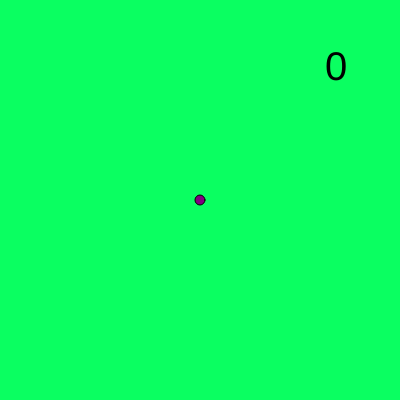
Frame 1 (no input)
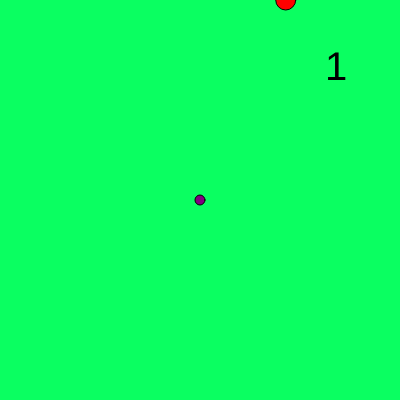
Frame 60 (no input)
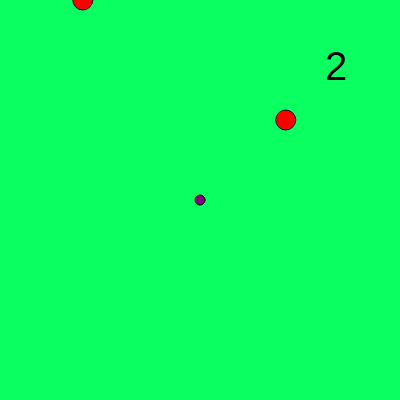
Frame 120 (the mouse pressed at the canvas centre since frame 60)

The p5.js sketch that drew these frames (run headless with seeded random() and noise() and a simulated clock; from frame 60 on, the mouse is pressed at the canvas centre):

// p5.js sketch
// ── sketch.js
let life = 1
let me;
let obstacle1 = [];
let obstacle2 = [];
let obstacle3 = [];
let time = 0

function setup(){
 createCanvas(400,400)
 me = new Avatar(width/2,height/2,4)
}

function draw(){
  background(10,260,97)
  me.drawMe();
  me.moveMe();
  if (frameCount % 60 == 0){
    time = time + 1
  }
textSize(40)
fill("black")
  text(time,325,80)

//  if (life = 0) {
//    console.log
//  }
  if (life <= 0) {
    fill("red")
    rect(0,0/2,400,400)
    textSize(32);
    fill("black")
    text('GAME OVER', 100,100)
    text('RELOAD TO',100,200)
    text('PLAY AGAIN',100,300)
    textSize(40)
    fill("black")
      text(time,325,80)
  }

  if (frameCount > 0) {
    if (frameCount % 60 == 0) {
        let  f = new Obstacle1(random(0,400), 0, 1);
        obstacle1.push(f);
      }
    for (let i = 0; i < obstacle1.length; i++) {
    	    obstacle1[i].drawObstacle();
       	  obstacle1[i].moveObstacle();
        	obstacle1[i].damageMe();
      }
     if (frameCount < 0){
      return
    }
  }
  if (frameCount > 420) {
    if (frameCount % 240 == 0) {
      let b = new Obstacle2(0,random(20,330, 1));
      obstacle2.push(b);
    }
    for (let i=0; i < obstacle2.length; i++) {
      obstacle2[i].drawObstacle2();
      obstacle2[i].moveObstacle2();
      obstacle2[i].damageMe2();
  }
     if (frameCount < 420){
     return
    }
}
if (frameCount > 1200){
  if (frameCount % 30 == 0) {
    let u = new Obstacle3(random(0,400),400, 1);
    obstacle3.push(u);
  }
  for (let i=0; i < obstacle3.length; i++) {
    obstacle3[i].drawObstacle3();
    obstacle3[i].moveObstacle3();
    obstacle3[i].damageMe3();
  }
  if (frameCount < 1200){
  return
  }
}
}
class Avatar {
  constructor(x, y, speed){
  this.x = x;
  this.y = y;
  this.speed = speed;
  }

  drawMe(){
  strokeWeight(1)
  fill("purple")
  ellipse(this.x,this.y,10,10);
  }

  moveMe(){
    if (keyIsDown(UP_ARROW)) {
      if (me.y - me.speed > 0){
       me.y -= me.speed;
     }
    }
    if (keyIsDown(DOWN_ARROW)) {
      if (me.y + me.speed < 400){
        me.y += me.speed;
      }
    }
    if (keyIsDown(LEFT_ARROW)) {
      if (me.x - me.speed > 0){
      this.x -= this.speed;
      }
    }
    if (keyIsDown(RIGHT_ARROW)){
      if (me.x + me.speed < 400){
      this.x += this.speed;
    }
  }
}
}
class Obstacle1 {
  constructor(x,y,speed){
    this.x = x;
    this.y = y;
    this.speed = speed
  }
  drawObstacle() {
    strokeWeight(1);
    fill("red")
    ellipse(this.x,this.y,20,20)
  }
  moveObstacle(x,y) {
    this.x = this.x
    this.y = this.y+2
  }
  damageMe(){
    if (this.x >= me.x-14 && this.x <= me.x+14 && this.y+14 > me.y && this.y-14 < me.y){
      life = life-1
    }
  }
}
class Obstacle2 {
  constructor(x,y,speed){
    this.x = x
    this.y = y
    this.speed = speed
  }
  drawObstacle2(){
    strokeWeight(1);
    fill("red")
    rect(this.x,this.y,40,40)
  }
  moveObstacle2(x,y){
    this.x = this.x+3
    this.y = this.y
  }
  damageMe2() {
    if(this.x >= me.x-10 && this.x <= me.x+10 && this.y > me.y-10 && this.y < me.y+10){
      life = life-1
    }
  }
}
class Obstacle3 {
  constructor(x,y,speed){
    this.x = x
    this.y = y
    this.speed = speed
  }
  drawObstacle3(){
    strokeWeight(1);
    fill("red")
    ellipse(this.x,this.y,10,5)
  }
   moveObstacle3(x,y){
     this.x = this.x
     this.y = this.y - 6
   }
   damageMe3() {
     if(this.x >= me.x-5 && this.x <= me.x+5 && this.y >= me.y-2.5 && this.y <= me.y+2.5){
       life = life-1
     }
   }
}
//reeeee
